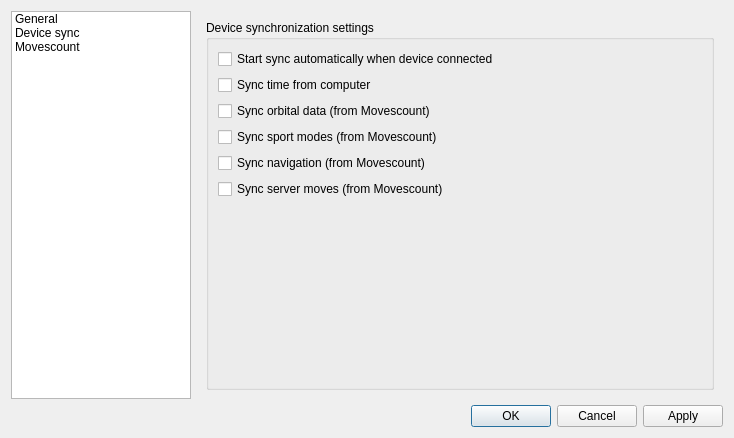
<?xml version="1.0" encoding="UTF-8"?>
<ui version="4.0">
 <class>SettingsDialog</class>
 <widget class="QDialog" name="SettingsDialog">
  <property name="geometry">
   <rect>
    <x>0</x>
    <y>0</y>
    <width>734</width>
    <height>438</height>
   </rect>
  </property>
  <property name="windowTitle">
   <string>Dialog</string>
  </property>
  <layout class="QVBoxLayout" name="verticalLayout">
   <item>
    <layout class="QHBoxLayout" name="horizontalLayout">
     <item>
      <widget class="QListWidget" name="listSettingGroups">
       <property name="sizePolicy">
        <sizepolicy hsizetype="Preferred" vsizetype="Expanding">
         <horstretch>0</horstretch>
         <verstretch>0</verstretch>
        </sizepolicy>
       </property>
       <property name="minimumSize">
        <size>
         <width>180</width>
         <height>0</height>
        </size>
       </property>
       <property name="maximumSize">
        <size>
         <width>180</width>
         <height>16777215</height>
        </size>
       </property>
       <property name="baseSize">
        <size>
         <width>180</width>
         <height>0</height>
        </size>
       </property>
       <property name="resizeMode">
        <enum>QListView::Fixed</enum>
       </property>
       <item>
        <property name="text">
         <string>General</string>
        </property>
        <property name="icon">
         <iconset theme="preferences-system">
          <normaloff>.</normaloff>.</iconset>
        </property>
       </item>
       <item>
        <property name="text">
         <string>Device sync</string>
        </property>
        <property name="icon">
         <iconset theme="clock">
          <normaloff>.</normaloff>.</iconset>
        </property>
       </item>
       <item>
        <property name="text">
         <string>Movescount</string>
        </property>
        <property name="icon">
         <iconset theme="internet-web-browser">
          <normaloff>.</normaloff>.</iconset>
        </property>
       </item>
      </widget>
     </item>
     <item>
      <layout class="QVBoxLayout" name="verticalLayout_3">
       <item>
        <widget class="QStackedWidget" name="stackedWidget">
         <property name="sizePolicy">
          <sizepolicy hsizetype="Expanding" vsizetype="Expanding">
           <horstretch>0</horstretch>
           <verstretch>0</verstretch>
          </sizepolicy>
         </property>
         <property name="currentIndex">
          <number>1</number>
         </property>
         <widget class="QWidget" name="generalSettingsPage">
          <layout class="QVBoxLayout" name="verticalLayout_5">
           <item>
            <widget class="QGroupBox" name="groupBox">
             <property name="title">
              <string>General settings</string>
             </property>
             <layout class="QFormLayout" name="formLayout_3">
              <item row="0" column="0">
               <widget class="QCheckBox" name="checkBoxSkipBetaCheck">
                <property name="text">
                 <string>Skip Beta check at startup</string>
                </property>
               </widget>
              </item>
              <item row="1" column="0">
               <widget class="QCheckBox" name="checkBoxRunningBackground">
                <property name="text">
                 <string>Continue running in background when Openambit main window is closed</string>
                </property>
               </widget>
              </item>
             </layout>
            </widget>
           </item>
          </layout>
         </widget>
         <widget class="QWidget" name="deviceSyncPage">
          <property name="sizePolicy">
           <sizepolicy hsizetype="Expanding" vsizetype="Expanding">
            <horstretch>0</horstretch>
            <verstretch>0</verstretch>
           </sizepolicy>
          </property>
          <layout class="QVBoxLayout" name="verticalLayout_2">
           <item>
            <widget class="QGroupBox" name="groupDeviceSync">
             <property name="sizePolicy">
              <sizepolicy hsizetype="Expanding" vsizetype="Expanding">
               <horstretch>0</horstretch>
               <verstretch>0</verstretch>
              </sizepolicy>
             </property>
             <property name="title">
              <string>Device synchronization settings</string>
             </property>
             <layout class="QFormLayout" name="formLayout">
              <item row="1" column="0">
               <widget class="QCheckBox" name="checkBoxSyncTime">
                <property name="text">
                 <string>Sync time from computer</string>
                </property>
               </widget>
              </item>
              <item row="3" column="0">
               <widget class="QCheckBox" name="checkBoxSyncOrbit">
                <property name="text">
                 <string>Sync orbital data (from Movescount)</string>
                </property>
               </widget>
              </item>
              <item row="0" column="0">
               <widget class="QCheckBox" name="checkBoxSyncAutomatically">
                <property name="text">
                 <string>Start sync automatically when device connected</string>
                </property>
               </widget>
              </item>
              <item row="4" column="0">
               <widget class="QCheckBox" name="checkBoxSyncSportsMode">
                <property name="text">
                 <string>Sync sport modes (from Movescount)</string>
                </property>
               </widget>
              </item>
              <item row="5" column="0">
               <widget class="QCheckBox" name="checkBoxSyncNavigation">
                <property name="text">
                 <string>Sync navigation (from Movescount)</string>
                </property>
               </widget>
              </item>
              <item row="6" column="0" colspan="2">
               <widget class="QCheckBox" name="checkBoxSyncServerMoves">
                <property name="text">
                 <string>Sync server moves (from Movescount)</string>
                </property>
               </widget>
              </item>
             </layout>
            </widget>
           </item>
          </layout>
         </widget>
         <widget class="QWidget" name="movesCountPage">
          <layout class="QVBoxLayout" name="verticalLayout_4">
           <item>
            <widget class="QGroupBox" name="groupMovescount">
             <property name="title">
              <string>Movescount connectivity</string>
             </property>
             <layout class="QFormLayout" name="formLayout_2">
              <property name="fieldGrowthPolicy">
               <enum>QFormLayout::AllNonFixedFieldsGrow</enum>
              </property>
              <item row="0" column="0">
               <widget class="QCheckBox" name="checkBoxNewVersions">
                <property name="text">
                 <string>Check Movescount for new versions</string>
                </property>
               </widget>
              </item>
              <item row="1" column="0">
               <widget class="QCheckBox" name="checkBoxDebugFiles">
                <property name="text">
                 <string>Generate debug files (XMLs stored in ~/.openambit/movescount)</string>
                </property>
               </widget>
              </item>
              <item row="2" column="0">
               <widget class="QCheckBox" name="checkBoxMovescountEnable">
                <property name="text">
                 <string>Sync logs with Movescount</string>
                </property>
               </widget>
              </item>
              <item row="3" column="0" colspan="2">
               <widget class="QLineEdit" name="lineEditEmail">
                <property name="placeholderText">
                 <string>Email (Movescount account)</string>
                </property>
               </widget>
              </item>
             </layout>
            </widget>
           </item>
          </layout>
         </widget>
        </widget>
       </item>
      </layout>
     </item>
    </layout>
   </item>
   <item>
    <widget class="QDialogButtonBox" name="buttonBox">
     <property name="orientation">
      <enum>Qt::Horizontal</enum>
     </property>
     <property name="standardButtons">
      <set>QDialogButtonBox::Apply|QDialogButtonBox::Cancel|QDialogButtonBox::Ok</set>
     </property>
    </widget>
   </item>
  </layout>
 </widget>
 <resources/>
 <connections>
  <connection>
   <sender>buttonBox</sender>
   <signal>accepted()</signal>
   <receiver>SettingsDialog</receiver>
   <slot>accept()</slot>
   <hints>
    <hint type="sourcelabel">
     <x>248</x>
     <y>254</y>
    </hint>
    <hint type="destinationlabel">
     <x>157</x>
     <y>274</y>
    </hint>
   </hints>
  </connection>
  <connection>
   <sender>buttonBox</sender>
   <signal>rejected()</signal>
   <receiver>SettingsDialog</receiver>
   <slot>reject()</slot>
   <hints>
    <hint type="sourcelabel">
     <x>316</x>
     <y>260</y>
    </hint>
    <hint type="destinationlabel">
     <x>286</x>
     <y>274</y>
    </hint>
   </hints>
  </connection>
 </connections>
</ui>
